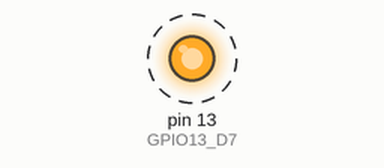
Bench run of a sketch on a simulated Arduino Uno, built with avr-gcc and run on an emulated ATmega328P. Shown: output pins drawn as LEDs (lit = HIGH). Dashed ring = blinking. What the sketch prints to the serial monitor is not drawn.

Above: at 0.5 s.
Timing chart, 0 to 4.6 s (numbered marks = the images above):
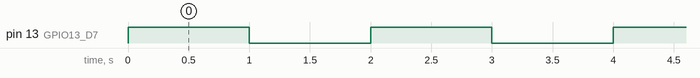

The sketch:

external_light.ino
```cpp
#define GPIO13_D7 13

void setup() {
  Serial.begin(9600);
  pinMode(GPIO13_D7, OUTPUT);
}

void loop() {
  digitalWrite(GPIO13_D7, HIGH);
  Serial.println("LED on");
  delay(1000);

  digitalWrite(GPIO13_D7, LOW);
  Serial.println("LED off");
  delay(1000);
}
```

Measured:
- by itself, pin 13 (GPIO13_D7): alternates HIGH for 1.0 s and LOW for 1.0 s
